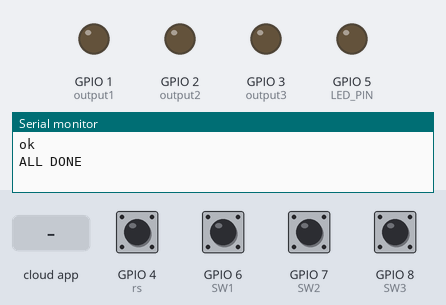
A sketch run on a simulated ESP32-C3. Parts: output pins drawn as LEDs (lit = HIGH), the last lines printed to the serial monitor. Dashed ring = blinking. The test bench sets the inputs (shaded band); at power-on: GPIO 4 (rs), GPIO 6 (SW1), GPIO 7 (SW2), GPIO 8 (SW3) HIGH. WiFi joins after 1.5 s; servers stay silent unless stated; network time is answered at once with the bench clock; the local clock reads 2024-03-15 10:24:30 at power-on unless the sketch sets it.

Above: at 3.9 s.
4.0 s: GPIO 6 (SW1) pulled LOW for 1 s
At 6.1 s:
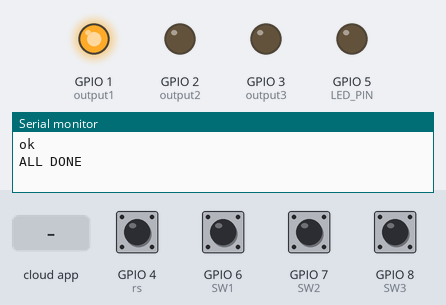
6.5 s: GPIO 8 (SW3) pulled LOW for 1 s
At 6.65 s:
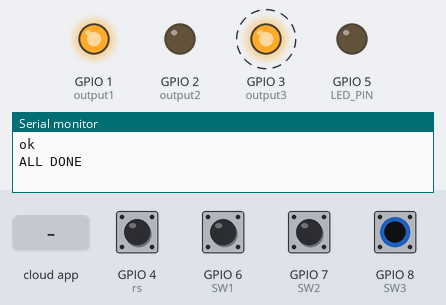
9.0 s: GPIO 7 (SW2) pulled LOW for 3.2 s
At 13.0 s:
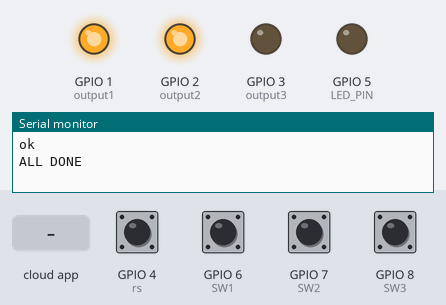
13.7 s: the phone or cloud app sets D1 to 1
At 14.7 s:
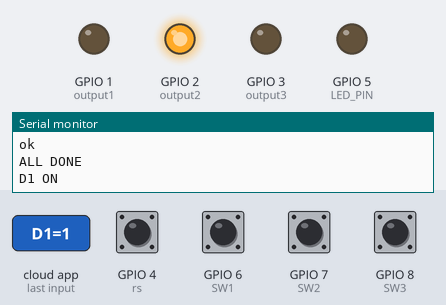
15.3 s: GPIO 8 (SW3) pulled LOW for 3.2 s
At 15.66 s:
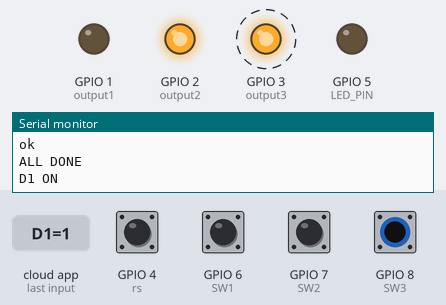
Timing chart, 0 to 19.7 s (numbered marks = the images above; inputs shaded):
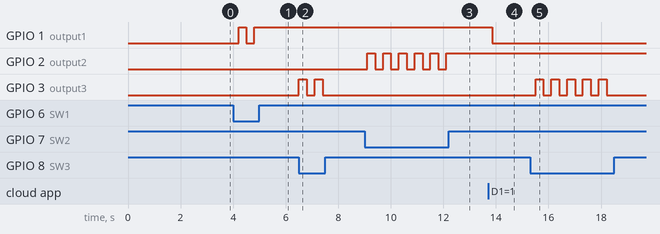

The sketch:

esp32c3_3STAT_WM_FDB_ver5.ino
```cpp
// https://www.grc.com/fingerprints.htm
#include <Arduino.h>
#include <WiFi.h>
#include <WebServer.h>
#include <WiFiManager.h>
#include <NTPClient.h>
#include <Firebase_ESP_Client.h>

#include "addons/TokenHelper.h"
#include "addons/RTDBHelper.h"

String ele = "3stat";
TaskHandle_t Task1;
TaskHandle_t Task2;

WiFiServer server(80);

String header;

WiFiUDP ntpUDP;
NTPClient timeClient(ntpUDP, "time.stdtime.gov.tw");

int output1 = 1;
int output2 = 2;
int output3 = 3;
int LED_PIN = 5;
int SW1 = 6;
int SW2 = 7;
int SW3 = 8;
int rs = 4;

String d1button = "non";
String d2button = "non";
String d3button = "non";

unsigned long currentTime = millis();
unsigned long previousTime = 0;
const long timeoutTime = 2000;

#define DATABASE_URL "https://esp8266-ai2-default-rtdb.firebaseio.com"
#define API_KEY "AIzaSyAF4OdtYUAomk_4WnvE5MXb_nphlQ33UyA"
#define USER_EMAIL "smart.stuff.18340@gmail.com"
#define USER_PASSWORD "Rayed18340"
FirebaseData fbdo, fbdo_D1, fbdo_D2, fbdo_D3, fbdo_D4;
FirebaseAuth auth;
FirebaseConfig config;
unsigned long sendDataPrevMillis = 0;
int count = 0;
bool signupOK = false;

String A = "";
String a = "\\\"";
String IP = "";
String STAT1 = "";
String STAT2 = "";
String STAT3 = "";
String CNSTAT = "";

String OnNum = "1";
String CloseNum = "0";

void setup() {
  Serial.begin(115200);

  pinMode(output1, OUTPUT);    digitalWrite(output1, LOW);
  pinMode(output2, OUTPUT);    digitalWrite(output2, LOW);
  pinMode(output3, OUTPUT);    digitalWrite(output3, LOW);

  pinMode(LED_PIN, OUTPUT);    digitalWrite(LED_PIN, HIGH);
  pinMode(rs, INPUT_PULLUP);   digitalWrite(rs, HIGH);

  pinMode(SW1, INPUT_PULLUP);  digitalWrite(SW1, HIGH);
  pinMode(SW2, INPUT_PULLUP);  digitalWrite(SW2, HIGH);
  pinMode(SW3, INPUT_PULLUP);  digitalWrite(SW3, HIGH);

  xTaskCreatePinnedToCore(
                    Task1code,
                    "Task1",
                    20000,
                    NULL,
                    0,
                    &Task1,
                    0);

  WiFiManager wifiManager;
  // wifiManager.resetSettings();
  if (digitalRead(rs) == LOW) {
    wifiManager.resetSettings();
  }
  digitalWrite(LED_PIN, LOW);
  wifiManager.autoConnect("sMART sTUFF");


  A = WiFi.macAddress();
  IP = WiFi.localIP().toString();
  timeClient.begin();
  timeClient.setTimeOffset(28800);

  STAT1 = A + "/D1";
  STAT2 = A + "/D2";
  STAT3 = A + "/D3";
  CNSTAT = A + "/esp";

  config.api_key = API_KEY;
  config.database_url = DATABASE_URL;
  auth.user.email = USER_EMAIL;
  auth.user.password = USER_PASSWORD;
  if (Firebase.signUp(&config, &auth, "", "")) {
    Serial.println("ok");
    signupOK = true;
  } else {
    Serial.printf("%s\n", config.signer.signupError.message.c_str());
  }

  config.token_status_callback = tokenStatusCallback;
  Firebase.begin(&config, &auth);
  Firebase.reconnectWiFi(true);

  if (!Firebase.RTDB.beginStream(&fbdo_D1, STAT1)) {
    Serial.print ("D1 begin error ");
    Serial.println(fbdo_D1.errorReason());
  }
  if (!Firebase.RTDB.beginStream(&fbdo_D2, STAT2)) {
    Serial.print ("D2 begin error ");
    Serial.println(fbdo_D2.errorReason());
  }
  if (!Firebase.RTDB.beginStream(&fbdo_D3, STAT3)) {
    Serial.print ("D3 begin error ");
    Serial.println(fbdo_D3.errorReason());
  }
  if (!Firebase.RTDB.beginStream(&fbdo_D4, CNSTAT)) {
    Serial.print ("CN begin error ");
    Serial.println(fbdo_D4.errorReason());
  }
  Firebase.RTDB.setString(&fbdo_D1, STAT1, OnNum);
  Firebase.RTDB.setString(&fbdo_D2, STAT2, OnNum);
  Firebase.RTDB.setString(&fbdo_D3, STAT3, OnNum);
  Firebase.RTDB.setString(&fbdo_D4, CNSTAT, "0");

  Serial.println("ALL DONE");

  server.begin();

}

void loop() {
  ReadStat();
  time();
  button_cahnge_stat();

  if (Firebase.isTokenExpired()){
    Firebase.refreshToken(&config);
    Firebase.RTDB.setString(&fbdo_D4, CNSTAT, "1");
    Serial.println("Refresh token");
  }

}
void time() {
  timeClient.update();
  String nowTime = a + timeClient.getHours() + ":" + timeClient.getMinutes() + a;
  if (timeClient.getSeconds() < 7 & timeClient.getSeconds() > 0) {
    if (Firebase.RTDB.getString(&fbdo, A + "/OT/D1")) {
      if (fbdo.stringData() == nowTime) {
        Firebase.RTDB.setString(&fbdo_D1, STAT1, OnNum);
      }
    }
    if (Firebase.RTDB.getString(&fbdo, A + "/CT/D1")) {
      if (fbdo.stringData() == nowTime) {
        Firebase.RTDB.setString(&fbdo_D1, STAT1, CloseNum);
      }
    }
    if (Firebase.RTDB.getString(&fbdo, A + "/OT/D2")) {
      if (fbdo.stringData() == nowTime) {
        Firebase.RTDB.setString(&fbdo_D2, STAT2, OnNum);
      }
    }
    if (Firebase.RTDB.getString(&fbdo, A + "/CT/D2")) {
      if (fbdo.stringData() == nowTime) {
        Firebase.RTDB.setString(&fbdo_D2, STAT2, CloseNum);
      }
    }
    if (Firebase.RTDB.getString(&fbdo, A + "/OT/D3")) {
      if (fbdo.stringData() == nowTime) {
        Firebase.RTDB.setString(&fbdo_D3, STAT3, OnNum);
      }
    }
    if (Firebase.RTDB.getString(&fbdo, A + "/CT/D3")) {
      if (fbdo.stringData() == nowTime) {
        Firebase.RTDB.setString(&fbdo_D3, STAT3, CloseNum);
      }
    }
  }
}
void WEB() {
  WiFiClient client = server.available();
  if (client) {
    Serial.println("New Client.");
    String currentLine = "";
    currentTime = millis();
    previousTime = currentTime;
    while (client.connected() && currentTime - previousTime <= timeoutTime) {  // loop while the client's connected
      currentTime = millis();
      if (client.available()) {
        // header = client.readStringUntil('\r');
        char c = client.read();
        Serial.write(c);
        header += c;
        if (c == '\n') {
          if (currentLine.length() == 0) {
            client.println("HTTP/1.1 200 OK");
            client.println("Content-type:text/html");
            client.println("Connection: close");
            client.println();
            Serial.println(header);

            client.println("<!DOCTYPE html><html>");
            client.println("<head><meta charset='utf-8' name=\"viewport\" content=\"width=device-width, initial-scale=1\">");
            client.println("<link rel=\"icon\" href=\"data:,\">");
            client.println("<style>html { font-family: Helvetica; display: inline-block; margin: 0px auto; text-align: center;}</style>");
            client.println("</head><body>");
            client.println("<h1>MAC=" + A + "</h1>");
            client.println("<h2>ELEMENT=" + ele + "</h2>");
            client.println("<h3>裝置名稱 = sMART sTUFF 三插座智慧延長線</h3>");
            client.println("<h4>IP=" + IP + "</h4>");
            client.println("</body></html>");
            client.println();
            break;
          } else {
            currentLine = "";
          }
        } else if (c != '\r') {
          currentLine += c;
        }
      }
    }
    header = "";
    client.stop();
  }
}

void ReadStat() {

  if (Firebase.ready() && signupOK) {
    if (!Firebase.RTDB.readStream(&fbdo_D1)) {
      Serial.print("D1 read error：");
      Serial.println(fbdo_D1.errorReason());
    }
    if (fbdo_D1.streamAvailable()) {
      if (fbdo_D1.stringData() == CloseNum) {
        digitalWrite(output1, HIGH);
        Serial.println("D1 OFF");
      } else if (fbdo_D1.stringData() == OnNum) {
        digitalWrite(output1, LOW);
        Serial.println("D1 ON");
      }
    }

    if (!Firebase.RTDB.readStream(&fbdo_D2)) {
      Serial.print("D2 read error：");
      Serial.println(fbdo_D2.errorReason());
    }
    if (fbdo_D2.streamAvailable()) {
      if (fbdo_D2.stringData() == CloseNum) {
        digitalWrite(output2, HIGH);
        Serial.println("D2 OFF");
      } else if (fbdo_D2.stringData() == OnNum) {
        digitalWrite(output2, LOW);
        Serial.println("D2 ON");
      }
    }

    if (!Firebase.RTDB.readStream(&fbdo_D3)) {
      Serial.print("D3 read error：");
      Serial.println(fbdo_D3.errorReason());
    }
    if (fbdo_D3.streamAvailable()) {
      if (fbdo_D3.stringData() == CloseNum) {
        digitalWrite(output3, HIGH);
        Serial.println("D3 OFF");
      } else if (fbdo_D3.stringData() == OnNum) {
        digitalWrite(output3, LOW);
        Serial.println("D3 ON");
      }
    }

    if (!Firebase.RTDB.readStream(&fbdo_D4)) {
      Serial.print("cn read error：");
      Serial.println(fbdo_D4.errorReason());
    }
    if (fbdo_D4.streamAvailable()) {
      if (fbdo_D4.stringData() == "1") {
        Firebase.RTDB.setString(&fbdo_D4, CNSTAT, "2");
      }
    }
  }
}
void button_cahnge_stat(){
    if(d1button != "non"){
      if (digitalRead(output1) == LOW) {
        Firebase.RTDB.setString(&fbdo_D1, STAT1, OnNum);
        d1button = "non";
      } else if (digitalRead(output1) == HIGH) {
        Firebase.RTDB.setString(&fbdo_D1, STAT1, CloseNum);
        d1button = "non";
      }
    }
    delay(100);
    if(d2button != "non"){
      if (digitalRead(output2) == LOW) {
        Firebase.RTDB.setString(&fbdo_D2, STAT2, OnNum);
        d2button = "non";
      } else if (digitalRead(output2) == HIGH) {
        Firebase.RTDB.setString(&fbdo_D2, STAT2, CloseNum);
        d2button = "non";
      }
    }
    delay(100);
    if(d3button != "non"){
      if (digitalRead(output3) == LOW) {
        Firebase.RTDB.setString(&fbdo_D3, STAT3, OnNum);
        d3button = "non";
      } else if (digitalRead(output3) == HIGH) {
        Firebase.RTDB.setString(&fbdo_D3, STAT3, CloseNum);
        d3button = "non";
      }
    }
    delay(100);
}
void Task1code( void * pvParameters ){
  for(;;){
    WEB();

    if (digitalRead(SW1) == LOW) {
      if (digitalRead(output1) == LOW) {
        digitalWrite(output1, HIGH);
        d1button = "true";
      } else if (digitalRead(output1) == HIGH) {
        digitalWrite(output1, LOW);
        d1button = "true";
      }
    }
    delay(100);
    if (digitalRead(SW2) == LOW) {
      if (digitalRead(output2) == LOW) {
        digitalWrite(output2, HIGH);
        d2button = "true";
      } else if (digitalRead(output2) == HIGH) {
        digitalWrite(output2, LOW);
        d2button = "true";
      }
    }
    delay(100);
    if (digitalRead(SW3) == LOW) {
      if (digitalRead(output3) == LOW) {
        digitalWrite(output3, HIGH);
        d3button = "true";
      } else if (digitalRead(output3) == HIGH) {
        digitalWrite(output3, LOW);
        d3button = "true";
      }
    }
    delay(100);
  }
}
```

Measured:
- after the input at 4.0 s, GPIO 1 (output1): LOW → HIGH after 0.21 s, → LOW 0.30 s later, → HIGH 0.30 s later
- after the input at 6.5 s, GPIO 3 (output3): alternates HIGH for 0.30 s and LOW for 0.30 s, 4 changes in all, then stays LOW, starting at once
- after the input at 9.0 s, GPIO 2 (output2): alternates HIGH for 0.30 s and LOW for 0.30 s, 11 changes in all, then stays HIGH, starting after 0.11 s
- after the input at 13.7 s, GPIO 1 (output1): HIGH → LOW after 0.15 s
- after the input at 15.3 s, GPIO 3 (output3): alternates HIGH for 0.30 s and LOW for 0.30 s, 10 changes in all, then stays LOW, starting after 0.21 s
